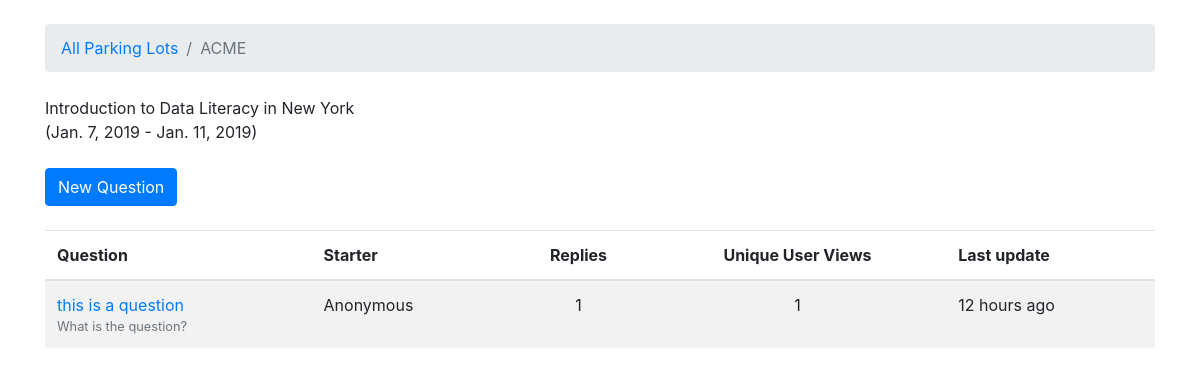
The app's page /lots/acme/, older data.
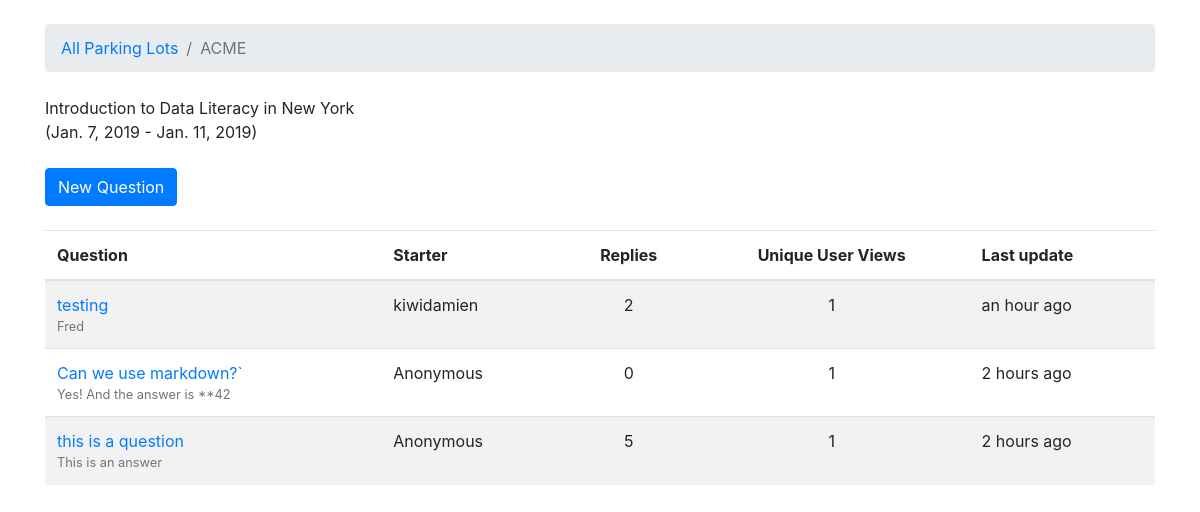
The same page, newer data.
### lot/models.py (models this page shows, shortened)
class Question(models.Model):
    subject = models.CharField(max_length=255)
    last_updated = models.DateTimeField(auto_now_add=True)
    lot = models.ForeignKey(Lot, related_name='questions',
                            on_delete=models.CASCADE)
    starter = models.ForeignKey(User, related_name='questions',
                                on_delete=models.CASCADE)
    starter_name = models.CharField(max_length=100, default='Anonymous')
    views = models.PositiveIntegerField(default=0)
    def get_first_post(self):
        return (Post.objects.filter(question=self)
                .order_by('created_at')
                .first())

class Post(models.Model):
    message = models.TextField(max_length=4000)
    question = models.ForeignKey(Question, related_name='posts',
                                 on_delete=models.CASCADE)
    created_at = models.DateTimeField(auto_now_add=True)
    updated_at = models.DateTimeField(null=True)
    created_by = models.ForeignKey(User, null=True, related_name='posts',
                                   on_delete=models.CASCADE)
    updated_by = models.ForeignKey(User, null=True, related_name='+',
                                   on_delete=models.CASCADE)
    created_name = models.CharField(max_length=100)
    updated_name = models.CharField(max_length=100)
    def __str__(self):
        return self.message[:30]

### lot/views.py (the view)
# urls.py: path('lots/<slug:lot_id>/', views.QuestionListView.as_view(),
class QuestionListView(ListView):
    model = Question
    context_object_name = 'questions'
    template_name = 'list_of_questions_in_lot.html'
    def get_context_data(self, **kwargs):
        kwargs['lot'] = self.lot
        return super().get_context_data(**kwargs)
    def get_queryset(self):
        self.lot = get_object_or_404(Lot, slug=self.kwargs.get('lot_id'))
        questions = (
            self.lot.questions
            .order_by('-last_updated')
            .annotate(replies=Count('posts') - 1)
        )
        return questions

### templates/list_of_questions_in_lot.html (shortened to what this page needs)
{% extends 'base.html' %}
{% load humanize %}
{% block breadcrumb %}
  <li class="breadcrumb-item"><a href="{% url 'list_lots' %}">All Parking Lots</a></li>
  <li class="breadcrumb-item active">{{ lot.group_name }}</li>
{% endblock %}
{% block content %}
<div class='mb-4'>
    {{lot.description}} in {{lot.location}} <br/>
    ({{lot.start_date}} - {{lot.end_date}})
</div>
<div class='mb-4'>
    <a href="{% url 'new_question' lot.slug %}" class="btn btn-primary">New Question</a>
</div>
<table class="table table-striped mb-4">
    <thead class="thead-inverse">
        <tr>
            <th>Question</th>
            <th>Starter</th>
            <th class="text-center">Replies</th>
            <th class="text-center">Unique User Views</th>
            <th>Last update</th>
        </tr>
    </thead>
    <tbody>
        {% for question in questions%}
        <tr>
            <td>
                <a href="{% url 'question_comments' lot.slug question.pk %}">{{question.subject}}</a>
                <small class="text-muted
                d-block">{{question.get_first_post|truncatechars:30 }}</small>
            </td>
            <td>{{question.starter_name}}</td>
            <td class="text-center">{{ question.replies }}</td>
            <td class="text-center">{{ question.views }}</td>
            <td>{{ question.last_updated | naturaltime }}</td>
        </tr>
        {% endfor %}
    </tbody>
</table>
{% endblock %}

Row changes from the older to the newer data that the page shows:
added Question: subject "testing", get_first_post "Fred", starter_name "kiwidamien", replies "2", views "1", last_updated "an hour ago"
now on this page (row edited): Question: subject "Can we use markdown?`", get_first_post "Yes! And the answer is **42", starter_name "Anonymous", replies "0", views "1", last_updated "2 hours ago"
changed Question "this is a question": get_first_post "What is the question?" → "This is an answer"; replies "1" → "5"; last_updated "12 hours ago" → "2 hours ago"
